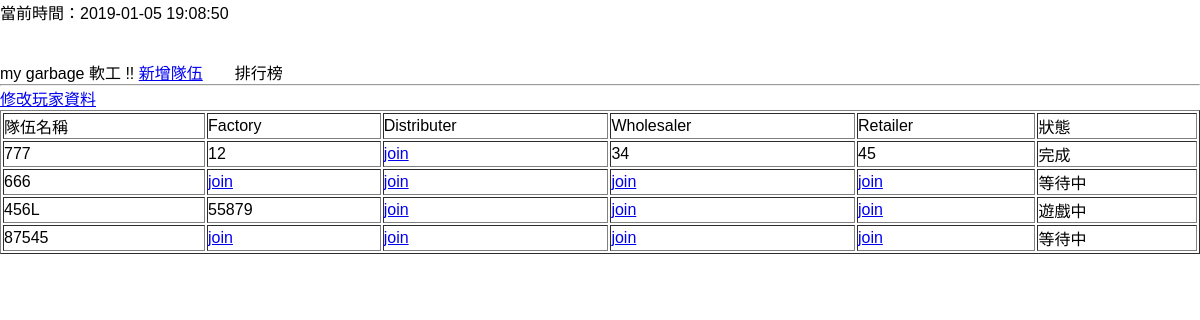
The page /indexView.php on the database its author committed.
### tables this page shows
CREATE TABLE `team` (
  `Tid` int(20) NOT NULL,
  `tname` varchar(10) NOT NULL,
  `factory` varchar(10) NOT NULL,
  `distributor` varchar(10) NOT NULL,
  `wholesaler` varchar(10) NOT NULL,
  `retailer` varchar(10) NOT NULL,
  `status` varchar(10) NOT NULL,
  `cost` int(20) NOT NULL
);

### loginModel.php (called while the page is built, shortened)
<?php
function getCurrentUser()
{
    return $_SESSION['uid'];
}
?>

### indexView.php (the view, shortened to what this page needs)
<?php
require_once("loginModel.php");
$uname = getCurrentUserName() ;
?>
<?php
$datetime = date ("Y-m-d H:i:s" , mktime(date('H')+7, date('i'), date('s'), date('m'), date('d'), date('Y'))) ;
echo $datetime ;
?>
<!DOCTYPE html PUBLIC "-//W3C//DTD XHTML 1.0 Transitional//EN" "http://www.w3.org/TR/xhtml1/DTD/xhtml1-transitional.dtd">
<html xmlns="http://www.w3.org/1999/xhtml">
<head>
<link rel="stylesheet" type="text/css" href="main.css">
</head>
<body>
<br>
<?php echo $uname; ?><br>
<p>my garbage 軟工 !! <a href="01.addform.php">新增隊伍</a>　　排行榜</p>
<hr />
<table width="500" border="1" class="">
  <tr>
    <td>隊伍名稱</td>
    <td>Factory</td>
    <td>Distributer</td>
    <td>Wholesaler</td>
	<td>Retailer</td>
	<td>狀態</td>
  </tr>
<?php
echo '<a href="updateUserDataView.php?uid=', getCurrentUser(), '">修改玩家資料</a>';
$sql = "select * from `team` WHERE status= '等待中'or status= '完成'or status= '遊戲中';";
$stmt = mysqli_prepare($db, $sql );
mysqli_stmt_execute($stmt);
$result = mysqli_stmt_get_result($stmt);
while (	$rs = mysqli_fetch_assoc($result)) {
    $id=$rs['Tid'];
	echo "<tr><td>" , $rs['tname'],"</td>";
	if($rs['factory'] != NULL)
		echo"<td>" , $rs['factory'],"</td>";
    else
        echo"<td><a href='join.php ?Tid=$id&role=1'>join</a></td>";
	if($rs['distributor'] != NULL)
		echo"<td>" , $rs['distributor'],"</td>";
    else
        echo"<td><a href='join.php ?Tid=$id&role=2'>join</a></td>";
    if($rs['wholesaler'] != NULL)
		echo"<td>" , $rs['wholesaler'],"</td>";
    else
        echo"<td><a href='join.php ?Tid=$id&role=3'>join</a></td>";
    if($rs['retailer'] != NULL)
		echo"<td>" , $rs['retailer'],"</td>";
    else
        echo"<td><a href='join.php ?Tid=$id&role=4'>join</a></td>";
    if($rs['status'] != NULL)
        echo"<td>" , $rs['status'],"</td>";
    else
        echo"<td></td>";
}
?>
</table>
</body>
</html>

### 軟工/main.css (style rules this page uses)
* { margin: 0px; padding: 0px; box-sizing: border-box; }
body, html { height: 100%; font-family: sans-serif; }
a { margin: 0px; transition: all 0.4s; -webkit-transition: all 0.4s; -o-transition: all 0.4s; -moz-transition: all 0.4s; }
p { margin: 0px; }
table { width: 100%; background-color: #fff; }
th, td { font-weight: unset; padding-right: 10px; }

### rows shown on the page
team: tname "777", factory "12", wholesaler "34", retailer "45", status "完成"
team: tname "666", status "等待中"
team: tname "456L", factory "55879", status "遊戲中"
team: tname "87545", status "等待中"

### other values the page prints
$datetime "2019-01-05 19:08:50"
